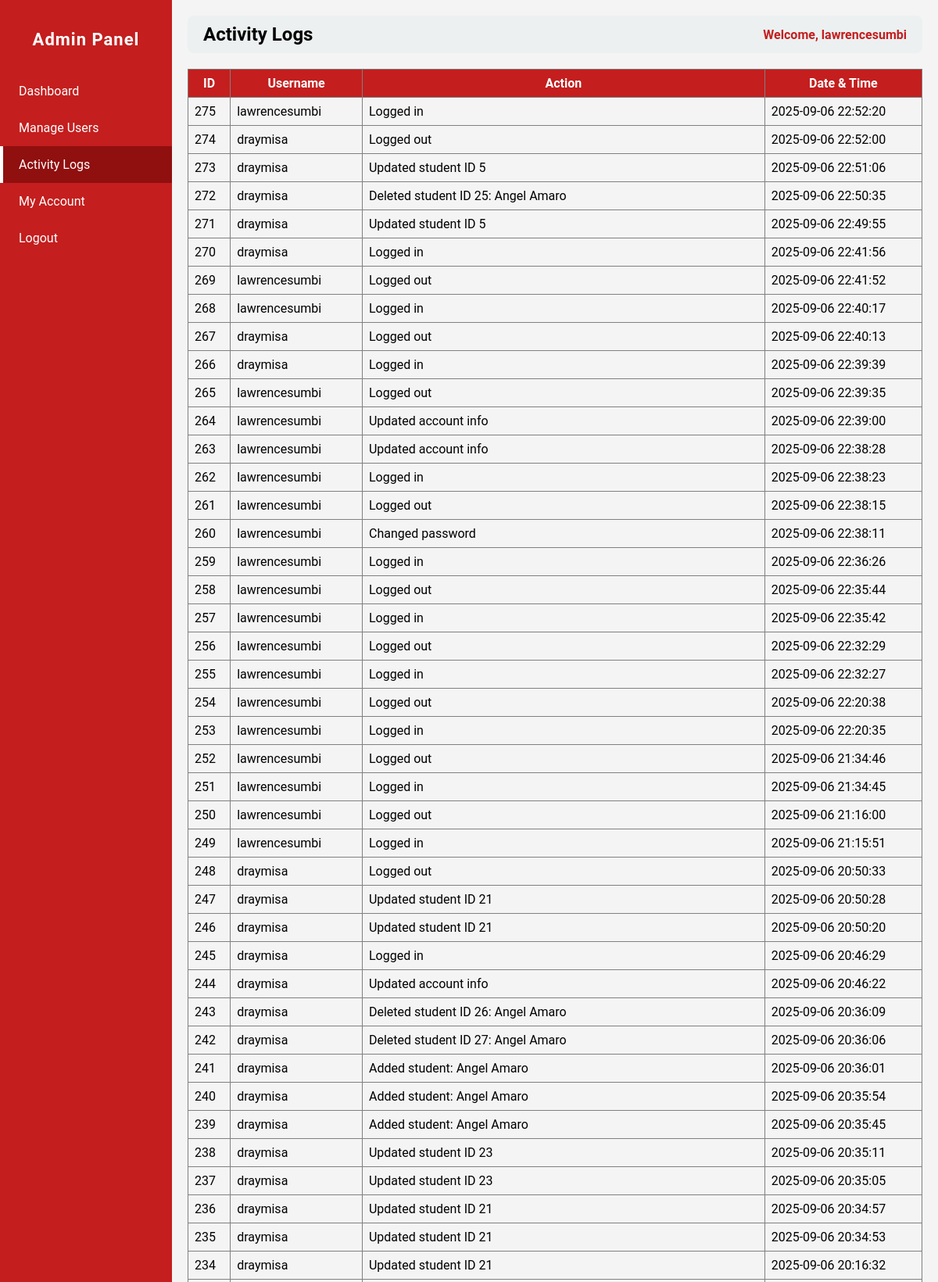
/admin.php?page=activity_logs (signed in, upper part), run on the app's committed database.
### tables this page shows
CREATE TABLE `logs` (
  `id` int(11) NOT NULL,
  `user_id` int(11) NOT NULL,
  `action` varchar(255) NOT NULL,
  `date_time` datetime NOT NULL DEFAULT current_timestamp()
);

CREATE TABLE `users` (
  `id` int(11) NOT NULL,
  `username` varchar(50) NOT NULL,
  `password` varchar(255) NOT NULL,
  `role` varchar(50) NOT NULL,
  `email` varchar(255) NOT NULL,
  `contact` varchar(50) NOT NULL,
  `status` varchar(50) NOT NULL,
  `img` varchar(255) NOT NULL
);

### admin_pages/activity_logs.php (the view)
<?php
$host = "localhost";
$dbname = "studisciplink";
$user = "root";
$pass = "";
try {
    $pdo = new PDO("mysql:host=$host;dbname=$dbname", $user, $pass);
    $pdo->setAttribute(PDO::ATTR_ERRMODE, PDO::ERRMODE_EXCEPTION);
    $stmt = $pdo->prepare("
        SELECT l.id, u.username, l.action, l.date_time
        FROM logs l
        JOIN users u ON l.user_id = u.id
        ORDER BY l.date_time DESC
    ");
    $stmt->execute();
    $logs = $stmt->fetchAll(PDO::FETCH_ASSOC);
} catch (PDOException $e) {
    die("Database error: " . $e->getMessage());
}
?>
<table border="1" cellpadding="8" cellspacing="0" style="width:100%; border-collapse:collapse;">
    <thead style="background:#c41e1e; color:white;">
        <tr>
            <th>ID</th>
            <th>Username</th>
            <th>Action</th>
            <th>Date & Time</th>
        </tr>
    </thead>
    <tbody>
        <?php if ($logs): ?>
            <?php foreach ($logs as $log): ?>
                <tr>
                    <td><?php echo htmlspecialchars($log['id']); ?></td>
                    <td><?php echo htmlspecialchars($log['username']); ?></td>
                    <td><?php echo htmlspecialchars($log['action']); ?></td>
                    <td><?php echo htmlspecialchars($log['date_time']); ?></td>
                </tr>
            <?php endforeach; ?>
        <?php else: ?>
            <tr>
                <td colspan="4" style="text-align:center;">No activity logs found.</td>
            </tr>
        <?php endif; ?>
    </tbody>
</table>

### admin.php (style rules this page uses)
body { margin: 0; font-family: 'Roboto', sans-serif; background: #f4f4f4; }

### data on the page
logs: id "275", user.username "lawrencesumbi", action "Logged in", date_time "2025-09-06 22:52:20"
logs: id "274", user.username "draymisa", action "Logged out", date_time "2025-09-06 22:52:00"
logs: id "273", user.username "draymisa", action "Updated student ID 5", date_time "2025-09-06 22:51:06"
logs: id "272", user.username "draymisa", action "Deleted student ID 25: Angel Amaro", date_time "2025-09-06 22:50:35"
logs: id "271", user.username "draymisa", action "Updated student ID 5", date_time "2025-09-06 22:49:55"
logs: id "270", user.username "draymisa", action "Logged in", date_time "2025-09-06 22:41:56"
logs: id "269", user.username "lawrencesumbi", action "Logged out", date_time "2025-09-06 22:41:52"
logs: id "268", user.username "lawrencesumbi", action "Logged in", date_time "2025-09-06 22:40:17"
logs: id "267", user.username "draymisa", action "Logged out", date_time "2025-09-06 22:40:13"
logs: id "266", user.username "draymisa", action "Logged in", date_time "2025-09-06 22:39:39"
logs: id "265", user.username "lawrencesumbi", action "Logged out", date_time "2025-09-06 22:39:35"
logs: id "264", user.username "lawrencesumbi", action "Updated account info", date_time "2025-09-06 22:39:00"
logs: id "263", user.username "lawrencesumbi", action "Updated account info", date_time "2025-09-06 22:38:28"
logs: id "262", user.username "lawrencesumbi", action "Logged in", date_time "2025-09-06 22:38:23"
logs: id "261", user.username "lawrencesumbi", action "Logged out", date_time "2025-09-06 22:38:15"
logs: id "260", user.username "lawrencesumbi", action "Changed password", date_time "2025-09-06 22:38:11"
logs: id "259", user.username "lawrencesumbi", action "Logged in", date_time "2025-09-06 22:36:26"
logs: id "258", user.username "lawrencesumbi", action "Logged out", date_time "2025-09-06 22:35:44"
logs: id "257", user.username "lawrencesumbi", action "Logged in", date_time "2025-09-06 22:35:42"
logs: id "256", user.username "lawrencesumbi", action "Logged out", date_time "2025-09-06 22:32:29"
logs: id "255", user.username "lawrencesumbi", action "Logged in", date_time "2025-09-06 22:32:27"
logs: id "254", user.username "lawrencesumbi", action "Logged out", date_time "2025-09-06 22:20:38"
logs: id "253", user.username "lawrencesumbi", action "Logged in", date_time "2025-09-06 22:20:35"
logs: id "252", user.username "lawrencesumbi", action "Logged out", date_time "2025-09-06 21:34:46"
logs: id "251", user.username "lawrencesumbi", action "Logged in", date_time "2025-09-06 21:34:45"
logs: id "250", user.username "lawrencesumbi", action "Logged out", date_time "2025-09-06 21:16:00"
logs: id "249", user.username "lawrencesumbi", action "Logged in", date_time "2025-09-06 21:15:51"
logs: id "248", user.username "draymisa", action "Logged out", date_time "2025-09-06 20:50:33"
logs: id "247", user.username "draymisa", action "Updated student ID 21", date_time "2025-09-06 20:50:28"
logs: id "246", user.username "draymisa", action "Updated student ID 21", date_time "2025-09-06 20:50:20"
logs: id "245", user.username "draymisa", action "Logged in", date_time "2025-09-06 20:46:29"
logs: id "244", user.username "draymisa", action "Updated account info", date_time "2025-09-06 20:46:22"
logs: id "243", user.username "draymisa", action "Deleted student ID 26: Angel Amaro", date_time "2025-09-06 20:36:09"
logs: id "242", user.username "draymisa", action "Deleted student ID 27: Angel Amaro", date_time "2025-09-06 20:36:06"
logs: id "241", user.username "draymisa", action "Added student: Angel Amaro", date_time "2025-09-06 20:36:01"
logs: id "240", user.username "draymisa", action "Added student: Angel Amaro", date_time "2025-09-06 20:35:54"
logs: id "239", user.username "draymisa", action "Added student: Angel Amaro", date_time "2025-09-06 20:35:45"
logs: id "238", user.username "draymisa", action "Updated student ID 23", date_time "2025-09-06 20:35:11"
logs: id "237", user.username "draymisa", action "Updated student ID 23", date_time "2025-09-06 20:35:05"
logs: id "236", user.username "draymisa", action "Updated student ID 21", date_time "2025-09-06 20:34:57"
logs: id "235", user.username "draymisa", action "Updated student ID 21", date_time "2025-09-06 20:34:53"
logs: id "234", user.username "draymisa", action "Updated student ID 21", date_time "2025-09-06 20:16:32"

### other printed values
str_replace('_',' ', $page) "Activity Logs"
$_SESSION['username'] "lawrencesumbi"
